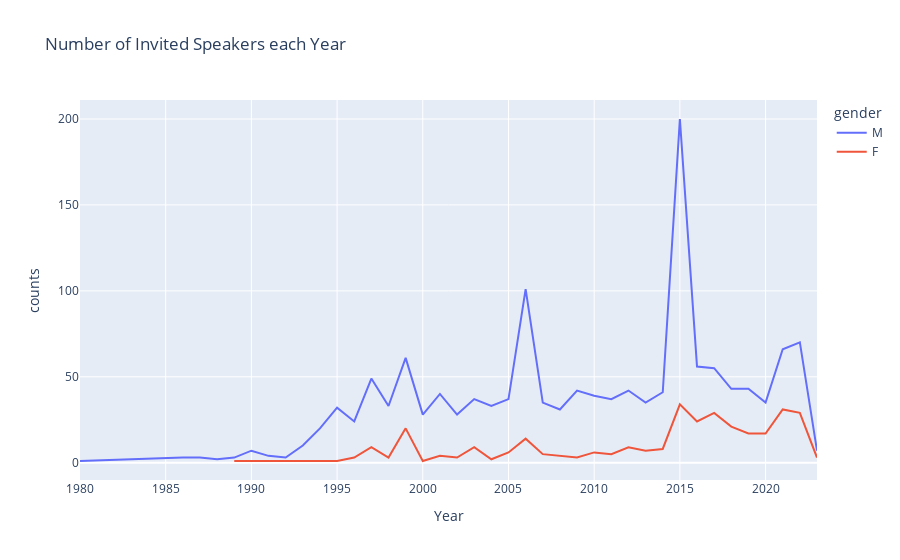

This figure's notebook cell:
### Code cell
df1 = df_invited[['Year','gender']].value_counts().reset_index(name="counts").sort_values(by=['Year'], ascending=False)
fig = px.line(df1, x='Year', y = 'counts', color = 'gender', title="Number of Invited Speakers each Year")

fig.show()

### Figure 1 — Plotly figure (JSON) as saved in the notebook; plotly's stock layout.template omitted (floating-point values rounded to 4 significant figures)
{"data": [{"hovertemplate": "gender=M<br>Year=%{x}<br>counts=%{y}<extra></extra>", "legendgroup": "M", "line": {"color": "#636efa", "dash": "solid"}, "marker": {"symbol": "circle"}, "mode": "lines", "name": "M", "orientation": "v", "showlegend": true, "type": "scatter", "x": [2023, 2022, 2021, 2020, 2019, 2018, 2017, 2016, 2015, 2014, 2013, 2012, 2011, 2010, 2009, 2008, 2007, 2006, 2005, 2004, 2003, 2002, 2001, 2000, 1999, 1998, 1997, 1996, 1995, 1994, 1993, 1992, 1991, 1990, 1989, 1988, 1987, 1986, 1980], "xaxis": "x", "y": [7, 70, 66, 35, 43, 43, 55, 56, 200, 41, 35, 42, 37, 39, 42, 31, 35, 101, 37, 33, 37, 28, 40, 28, 61, 33, 49, 24, 32, 20, 10, 3, 4, 7, 3, 2, 3, 3, 1], "yaxis": "y"}, {"hovertemplate": "gender=F<br>Year=%{x}<br>counts=%{y}<extra></extra>", "legendgroup": "F", "line": {"color": "#EF553B", "dash": "solid"}, "marker": {"symbol": "circle"}, "mode": "lines", "name": "F", "orientation": "v", "showlegend": true, "type": "scatter", "x": [2023, 2022, 2021, 2020, 2019, 2018, 2017, 2016, 2015, 2014, 2013, 2012, 2011, 2010, 2009, 2008, 2007, 2006, 2005, 2004, 2003, 2002, 2001, 2000, 1999, 1998, 1997, 1996, 1995, 1992, 1989], "xaxis": "x", "y": [3, 29, 31, 17, 17, 21, 29, 24, 34, 8, 7, 9, 5, 6, 3, 4, 5, 14, 6, 2, 9, 3, 4, 1, 20, 3, 9, 3, 1, 1, 1], "yaxis": "y"}], "layout": {"legend": {"title": {"text": "gender"}, "tracegroupgap": 0}, "title": {"text": "Number of Invited Speakers each Year"}, "xaxis": {"anchor": "y", "domain": [0, 1], "title": {"text": "Year"}}, "yaxis": {"anchor": "x", "domain": [0, 1], "title": {"text": "counts"}}}}
